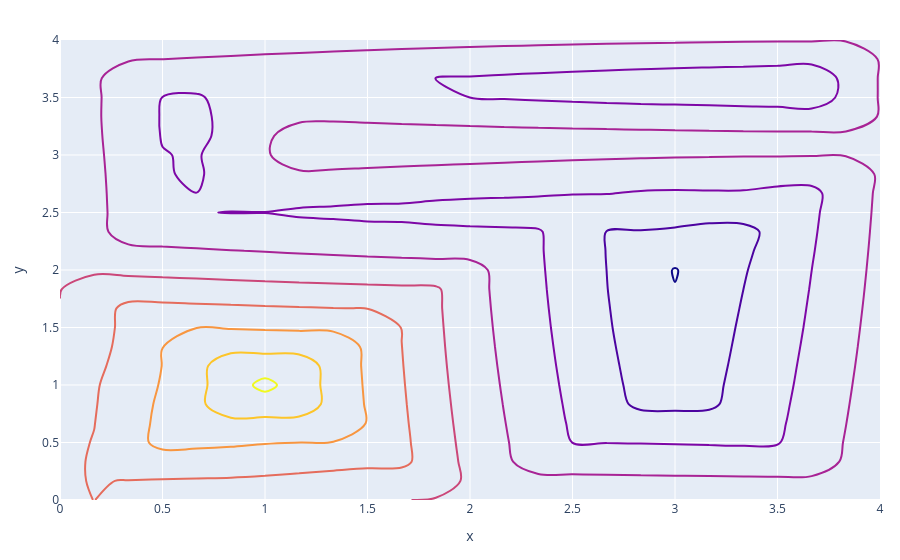

Notebook code cell kept with this figure:
### Code cell
impl.plot(
    out1.sum(axis=0, keepdims=True),
    method='contour',
    axes=('x', 'y'),
    # transform_select=[('t', 10.)],
)

### Figure 1 — Plotly figure (JSON) as saved in the notebook; plotly's stock layout.template omitted (floating-point values rounded to 4 significant figures; data arrays with more than 128 entries replaced by an {"elided": "..."} marker saying what was removed)
{"data": [{"contours": {"coloring": "lines"}, "line": {"width": 2}, "showscale": false, "type": "contour", "x": {"elided": "625 float values"}, "y": {"elided": "625 float values"}, "z": {"elided": "625 float values"}}], "layout": {"xaxis": {"range": [0, 4], "title": {"text": "x"}}, "yaxis": {"range": [0, 4], "title": {"text": "y"}}}}
